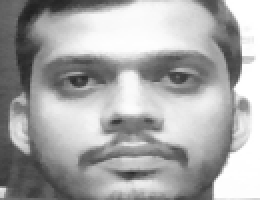
#> input picture dataset/Zafir/1.png, 130 x 100 px (shown 2 times larger)
$ python faceRecognition.py
#> lines starting #> are read from the running program, lines starting #| are printed output that depends on the picture; after the words box and inside, x2 and y2 are one past the last pixel; in counts of white or black regions, pixels touching at a corner belong together
import cv2 #handling images
import numpy #array
import os #handling a directories

haar_file = 'haarcascade_frontalface_default.xml'
face_cascade = cv2.CascadeClassifier(haar_file) #loading face detector
datasets = 'dataset'

print('Training...')
(images, labels, names, id) = ([], [], {}, 0)

for (subdirs, dirs, files) in os.walk(datasets):
    for subdir in dirs:
        names[id] = subdir
        subjectpath = os.path.join(datasets, subdir)
        for filename in os.listdir(subjectpath):
            path = subjectpath + '/' + filename
            label = id
            images.append(cv2.imread(path, 0))
            labels.append(int(label))
        id +=1
#> id = 1

(images, labels) = [numpy.array(lis) for lis in [images, labels]]
print(images, labels)
(width, height) = (130, 100)

model = cv2.face.LBPHFaceRecognizer_create() #loading face recognizer
# model =  cv2.face.FisherFaceRecognizer_create()

model.train(images, labels) #training dataset

webcam = cv2.VideoCapture(0)
cnt=0

while True:
    (_, im) = webcam.read()
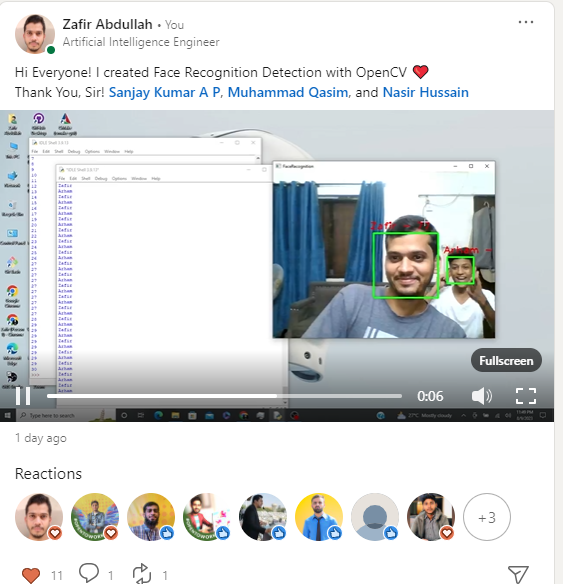
#> input picture Capture.PNG, 563 x 584 px, given in place of the camera
#> im is the input picture: shape (584, 563, 3); mean B, G, R 216.3, 215.3, 212.4
    gray = cv2.cvtColor(im, cv2.COLOR_BGR2GRAY)
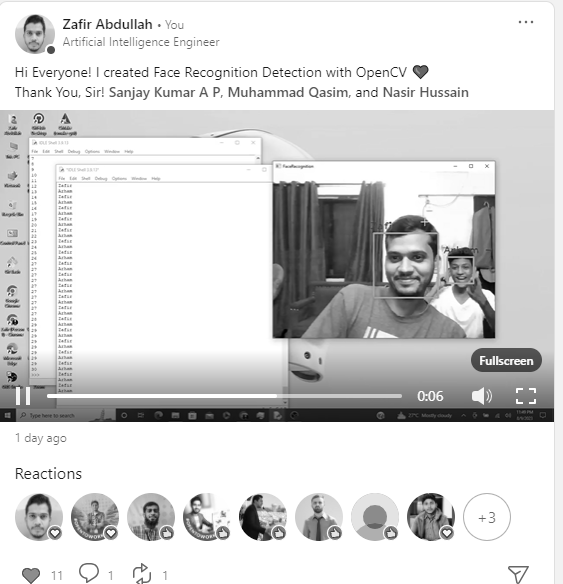
#> gray: shape (584, 563); min 0, max 255, mean 214.6
    faces = face_cascade.detectMultiScale(gray, 1.3, 5) #face detection
    for (x,y,w,h) in faces:
        cv2.rectangle(im,(x,y),(x+w,y+h),(255,255,0),2)
        face = gray[y:y + h, x:x + w]
        face_resize = cv2.resize(face, (width, height))

        prediction = model.predict(face_resize) #predict/classify face

        cv2.rectangle(im, (x, y), (x + w, y + h), (0, 255, 0), 3)
        if prediction[1]<800:
            cv2.putText(im,'%s - %.0f' % (names[prediction[0]],prediction[1]),(x-10, y-10), cv2.FONT_HERSHEY_PLAIN,2,(0, 0, 255),2)
            print (names[prediction[0]])
            cnt=0
        else:
            cnt+=1
            cv2.putText(im,'Unknown',(x-10, y-10), cv2.FONT_HERSHEY_PLAIN,1,(0, 255, 0))
            if(cnt>100):
                print("Unknown Person")
                cv2.imwrite("unKnown.jpg",im)
                cnt=0
#> this loop made 2 passes
#> pass 1, `face = gray[y:y + h, x:x + w]`:
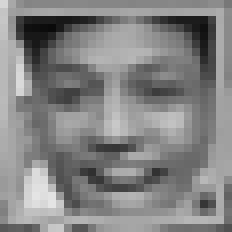
#> face: shape (29, 29) (shown 8 times larger); min 11, max 228, mean 131.3
#> pass 1, `face_resize = cv2.resize(face, (width, height))`:
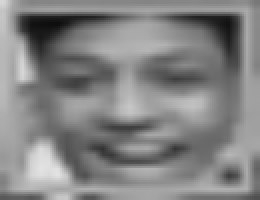
#> face_resize: shape (100, 130) (shown 2 times larger); min 14, max 227, mean 131.2
#> pass 2, `face = gray[y:y + h, x:x + w]`:
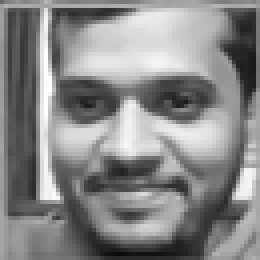
#> face: shape (65, 65) (shown 4 times larger); min 10, max 255, mean 135.4
#> pass 2, `face_resize = cv2.resize(face, (width, height))`:
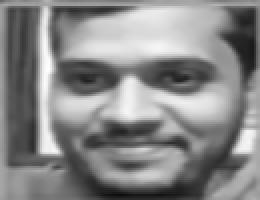
#> face_resize: shape (100, 130) (shown 2 times larger); min 13, max 254, mean 135.3
#> after the loop:
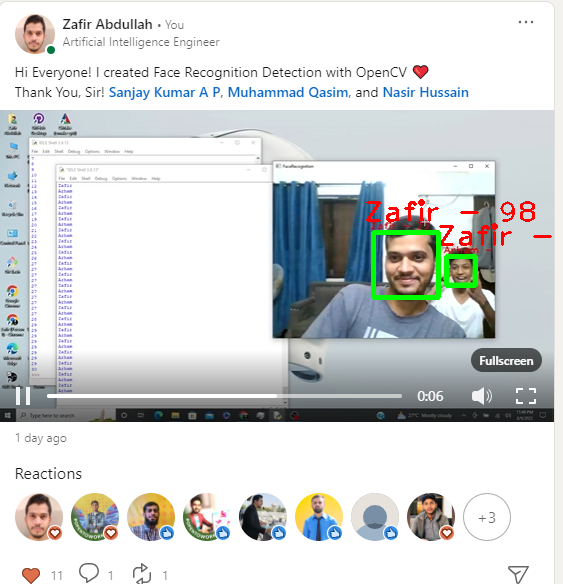
#> im: shape (584, 563, 3); 0.99% of pixels changed, all inside (x1, y1, x2, y2) = (366, 199, 552, 300)
    cv2.imshow('FaceRecognition', im)
    key = cv2.waitKey(10)
#> (key Esc is pressed here)
    if key == 27:
        break

webcam.release()
cv2.destroyAllWindows()
